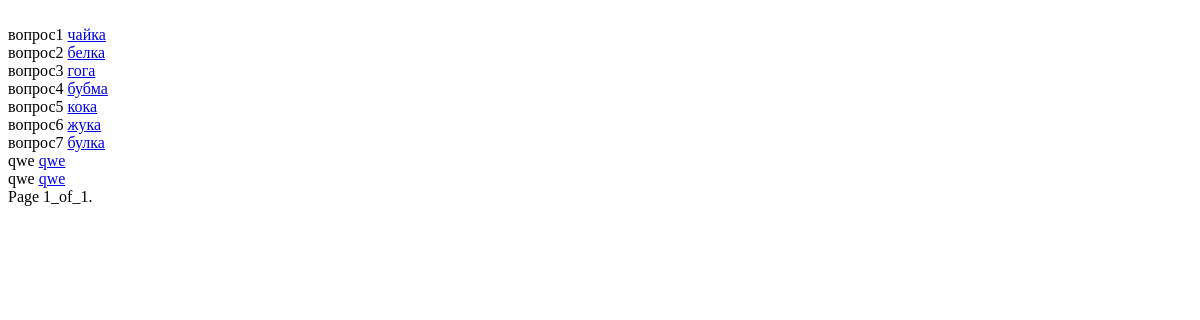
The page /page/ on the database as committed earlier.
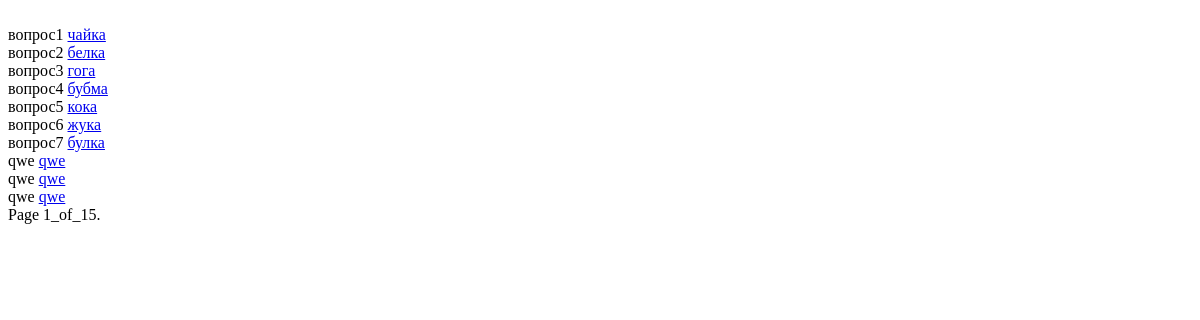
The same page on the database as committed later.
### qa/models.py (models this page shows)
class Question(models.Model):
    objects = QuestionManager()
    title = models.CharField(max_length=255)
    text = models.TextField()
    added_at = models.DateTimeField(blank=True, auto_now_add=True)
    rating = models.IntegerField(default=0)
    author = models.ForeignKey(User, on_delete=models.CASCADE)
    likes = models.ManyToManyField(User, related_name='likes_user')
    slug = models.SlugField(verbose_name='URL', default=1, max_length=50, unique=False, )

### qa/views.py (the view)
# urls.py: url(r'^page/', page, name='page'),
def page(request):
    object_list = Question.objects.all()
    paginator = Paginator(object_list, 10)
    page = request.GET.get('page')
    if not page:
        page = 1
    try:
        questions = paginator.page(page)
    except PageNotAnInteger:
        questions = paginator.page(1)
    except EmptyPage:
        questions = paginator.page(paginator.num_pages)
    all_pages = int(paginator.num_pages)
    return render(request, 'page.html',
                  {'page': page,
                   'all_pages': all_pages,
                   'questions': questions,
                   })

### qa/templates/page.html (shortened to what this page needs)
{% for question in questions %}
    {{ question.title }}
    <a class="card-text align-top" href="{% url 'question' slug=question.slug %}">{{question.text}}</a>
{% endfor %}
Page {{ page }}_of_{{ all_pages }}.

Rows that differ between the two databases and show on the page:
added Question: title "qwe", text "qwe"
Other text that changed with them:
{{ all_pages }}: "1" → "15"
